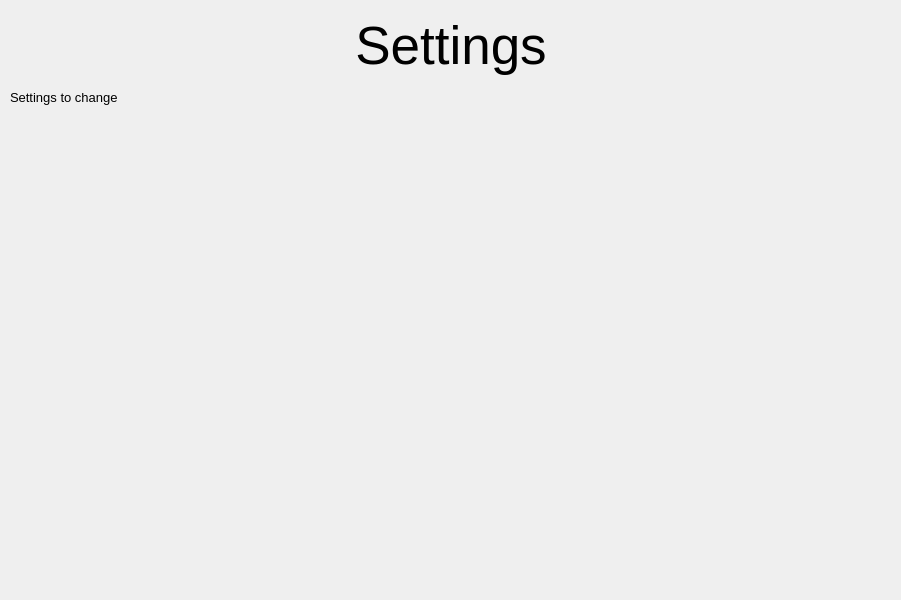
                  <widget class="QWidget" name="page_settings">
                   <widget class="QWidget" name="gridLayoutWidget">
                    <property name="geometry">
                     <rect>
                      <x>10</x>
                      <y>90</y>
                      <width>881</width>
                      <height>501</height>
                     </rect>
                    </property>
                    <layout class="QGridLayout" name="gridLayout_3">
                     <item row="0" column="0">
                      <widget class="QLabel" name="label_9">
                       <property name="sizePolicy">
                        <sizepolicy hsizetype="Preferred" vsizetype="Preferred">
                         <horstretch>0</horstretch>
                         <verstretch>0</verstretch>
                        </sizepolicy>
                       </property>
                       <property name="font">
                        <font>
                         <family>Segoe UI</family>
                         <pointsize>10</pointsize>
                        </font>
                       </property>
                       <property name="text">
                        <string>Settings to change</string>
                       </property>
                      </widget>
                     </item>
                     <item row="1" column="0">
                      <spacer name="verticalSpacer_5">
                       <property name="orientation">
                        <enum>Qt::Vertical</enum>
                       </property>
                       <property name="sizeHint" stdset="0">
                        <size>
                         <width>20</width>
                         <height>40</height>
                        </size>
                       </property>
                      </spacer>
                     </item>
                    </layout>
                   </widget>
                   <widget class="QLabel" name="label_8">
                    <property name="geometry">
                     <rect>
                      <x>10</x>
                      <y>10</y>
                      <width>882</width>
                      <height>71</height>
                     </rect>
                    </property>
                    <property name="sizePolicy">
                     <sizepolicy hsizetype="Preferred" vsizetype="Fixed">
                      <horstretch>0</horstretch>
                      <verstretch>0</verstretch>
                     </sizepolicy>
                    </property>
                    <property name="font">
                     <font>
                      <family>Segoe UI</family>
                      <pointsize>40</pointsize>
                     </font>
                    </property>
                    <property name="text">
                     <string>Settings</string>
                    </property>
                    <property name="alignment">
                     <set>Qt::AlignCenter</set>
                    </property>
                   </widget>
                  </widget>
